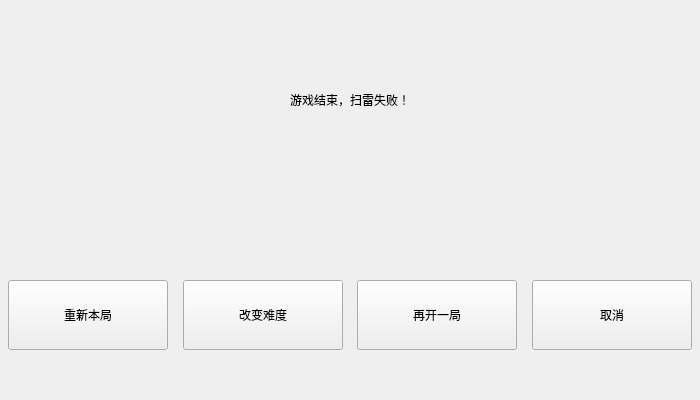
<?xml version="1.0" encoding="UTF-8"?>
<ui version="4.0">
 <class>Restart</class>
 <widget class="QWidget" name="Restart">
  <property name="geometry">
   <rect>
    <x>0</x>
    <y>0</y>
    <width>700</width>
    <height>400</height>
   </rect>
  </property>
  <property name="windowTitle">
   <string>Form</string>
  </property>
  <widget class="QWidget" name="widget" native="true">
   <property name="geometry">
    <rect>
     <x>0</x>
     <y>280</y>
     <width>700</width>
     <height>70</height>
    </rect>
   </property>
   <layout class="QHBoxLayout" name="horizontalLayout">
    <property name="leftMargin">
     <number>0</number>
    </property>
    <property name="topMargin">
     <number>0</number>
    </property>
    <property name="rightMargin">
     <number>0</number>
    </property>
    <property name="bottomMargin">
     <number>0</number>
    </property>
    <item>
     <spacer name="horizontalSpacer_6">
      <property name="orientation">
       <enum>Qt::Horizontal</enum>
      </property>
      <property name="sizeHint" stdset="0">
       <size>
        <width>40</width>
        <height>20</height>
       </size>
      </property>
     </spacer>
    </item>
    <item>
     <widget class="QPushButton" name="restartBtn">
      <property name="minimumSize">
       <size>
        <width>160</width>
        <height>70</height>
       </size>
      </property>
      <property name="text">
       <string>重新本局</string>
      </property>
     </widget>
    </item>
    <item>
     <spacer name="horizontalSpacer">
      <property name="orientation">
       <enum>Qt::Horizontal</enum>
      </property>
      <property name="sizeHint" stdset="0">
       <size>
        <width>40</width>
        <height>20</height>
       </size>
      </property>
     </spacer>
    </item>
    <item>
     <widget class="QPushButton" name="optionBtn">
      <property name="minimumSize">
       <size>
        <width>160</width>
        <height>70</height>
       </size>
      </property>
      <property name="text">
       <string>改变难度</string>
      </property>
     </widget>
    </item>
    <item>
     <spacer name="horizontalSpacer_2">
      <property name="orientation">
       <enum>Qt::Horizontal</enum>
      </property>
      <property name="sizeHint" stdset="0">
       <size>
        <width>40</width>
        <height>20</height>
       </size>
      </property>
     </spacer>
    </item>
    <item>
     <widget class="QPushButton" name="newBtn">
      <property name="minimumSize">
       <size>
        <width>160</width>
        <height>70</height>
       </size>
      </property>
      <property name="text">
       <string>再开一局</string>
      </property>
     </widget>
    </item>
    <item>
     <spacer name="horizontalSpacer_3">
      <property name="orientation">
       <enum>Qt::Horizontal</enum>
      </property>
      <property name="sizeHint" stdset="0">
       <size>
        <width>40</width>
        <height>20</height>
       </size>
      </property>
     </spacer>
    </item>
    <item>
     <widget class="QPushButton" name="CancelBtn">
      <property name="minimumSize">
       <size>
        <width>160</width>
        <height>70</height>
       </size>
      </property>
      <property name="text">
       <string>取消</string>
      </property>
     </widget>
    </item>
    <item>
     <spacer name="horizontalSpacer_7">
      <property name="orientation">
       <enum>Qt::Horizontal</enum>
      </property>
      <property name="sizeHint" stdset="0">
       <size>
        <width>40</width>
        <height>20</height>
       </size>
      </property>
     </spacer>
    </item>
   </layout>
  </widget>
  <widget class="QWidget" name="widget_2" native="true">
   <property name="geometry">
    <rect>
     <x>0</x>
     <y>0</y>
     <width>700</width>
     <height>200</height>
    </rect>
   </property>
   <layout class="QHBoxLayout" name="horizontalLayout_2">
    <item>
     <spacer name="horizontalSpacer_4">
      <property name="orientation">
       <enum>Qt::Horizontal</enum>
      </property>
      <property name="sizeHint" stdset="0">
       <size>
        <width>257</width>
        <height>20</height>
       </size>
      </property>
     </spacer>
    </item>
    <item>
     <widget class="QLabel" name="label">
      <property name="text">
       <string>游戏结束，扫雷失败！</string>
      </property>
     </widget>
    </item>
    <item>
     <spacer name="horizontalSpacer_5">
      <property name="orientation">
       <enum>Qt::Horizontal</enum>
      </property>
      <property name="sizeHint" stdset="0">
       <size>
        <width>257</width>
        <height>20</height>
       </size>
      </property>
     </spacer>
    </item>
   </layout>
  </widget>
 </widget>
 <resources/>
 <connections/>
</ui>
